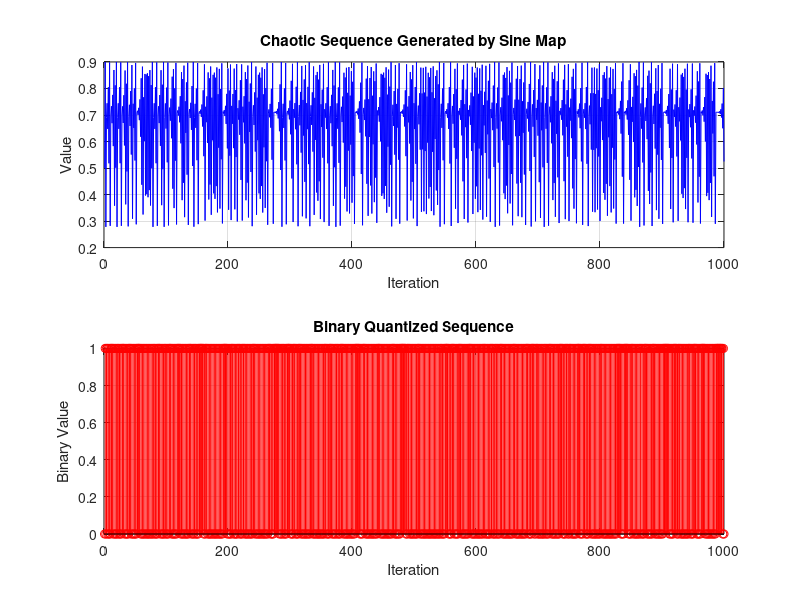

Reproduce this figure in MATLAB.
% Sine Map Chaotic Sequence Generation

% Parameters
n = 1000; % Number of iterations
x0 = 0.5; % Initial condition
r = 0.9; % Control parameter (0 < r <= 1 for chaos)

% Preallocate array for the chaotic sequence
chaotic_sequence = zeros(1, n);

% Set the initial value of the sequence
chaotic_sequence(1) = x0;

% Iterate the Sine map
for i = 2:n
    chaotic_sequence(i) = r * sin(pi * chaotic_sequence(i-1));
end

% Compute the mean of the chaotic sequence
sequence_mean = mean(chaotic_sequence);

% Binary quantization based on the mean
binary_sequence = chaotic_sequence > sequence_mean;

% Plot the chaotic sequence
figure;
subplot(2, 1, 1);
plot(chaotic_sequence, '-b');
xlabel('Iteration');
ylabel('Value');
title('Chaotic Sequence Generated by Sine Map');
grid on;

% Plot the binary quantized sequence
subplot(2, 1, 2);
stem(binary_sequence, '-r');
xlabel('Iteration');
ylabel('Binary Value');
title('Binary Quantized Sequence');
grid on;
